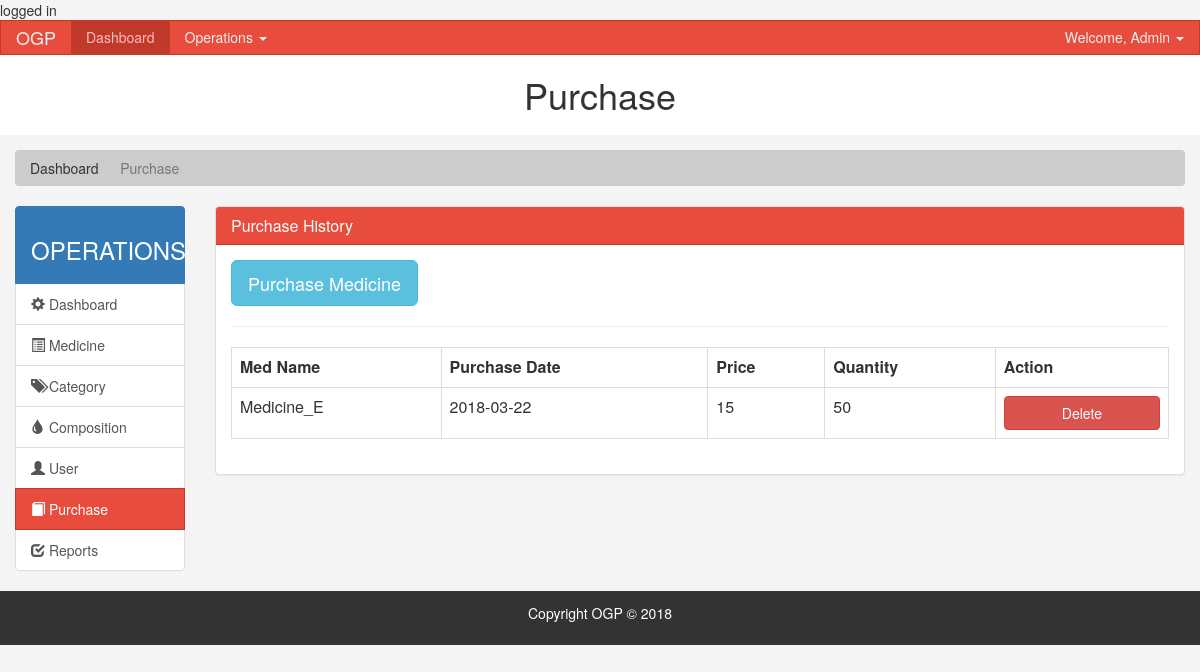
Screenshot of /admin/purchase.php (signed in) with the database file from the repository.
### tables this page shows
CREATE TABLE `purchase` (
  `purch_id` int(11) NOT NULL,
  `med_id` int(11) NOT NULL,
  `purch_date` date NOT NULL,
  `pur_price` int(200) NOT NULL,
  `quantity` int(200) NOT NULL
);

CREATE TABLE `medicine` (
  `med_id` int(11) NOT NULL,
  `med_name` varchar(255) NOT NULL,
  `man_date` date NOT NULL,
  `exp_date` date NOT NULL,
  `cat_id` int(11) NOT NULL,
  `brand` varchar(255) NOT NULL,
  `price` int(200) NOT NULL,
  `med_desc` varchar(255) NOT NULL,
  `type` varchar(255) NOT NULL,
  `quantity` int(11) DEFAULT '0',
  `pic` varchar(35) DEFAULT NULL
);

### admin/purchase.php (the view, shortened to what this page needs)
<?php
include "../database/DB.php";
$query ="select medicine.med_id, medicine.med_name as mname, purchase.purch_id as pid, purchase.purch_date as pdate, purchase.pur_price pprice, purchase.quantity as pqty from medicine, purchase Where medicine.med_id = purchase.med_id";
$result = $link->query($query);
?>
<!DOCTYPE html>
<html lang="en">
  <head>
    <link rel="stylesheet" href="css/bootstrap.min.css">
    <link href="style.css" rel="stylesheet">
  </head>
  <body>
    <?php include 'nav.php'; ?>
    <header id="header">
      <div class="container-fluid">
        <div class="row">
            <h1 class="text-center display-4">Purchase</h1>
        </div>
      </div>
    </header>
    <section id="breadcrumb">
      <div class="container-fluid">
        <ol class="breadcrumb">
          <li >Dashboard</li>
          <li class="active">Purchase</li>
        </ol>
      </div>
    </section>
    <section id="main">
      <div class="container-fluid">
        <div class="row">
          <div class="col-md-2">
            <div class="list-group">
              <li class="list-group-item active">
                 <h3 class="text-center">OPERATIONS</h3>
              </li>
              <a href="index.php" class="list-group-item">
                <span class="glyphicon glyphicon-cog" aria-hidden="true"></span> Dashboard
              </a>
              <a href="med_home.php" class="list-group-item"><span class="glyphicon glyphicon-list-alt" aria-hidden="true"></span> Medicine </a>
              <a href="cat_home.php" class="list-group-item"><span class="glyphicon glyphicon-tags" aria-hidden="true"></span> Category </a>
              <a href="comp_home.php" class="list-group-item"><span class="glyphicon glyphicon-tint" aria-hidden="true"></span> Composition </a>
              <a href="user_home.php" class="list-group-item"><span class="glyphicon glyphicon-user" aria-hidden="true"></span> User </a>
              <a href="purchase.php" class="list-group-item  active main-color-bg"><span class="glyphicon glyphicon-book" aria-hidden="true"></span> Purchase </a>
              <a href="report.php" class="list-group-item"><span class="glyphicon glyphicon-check" aria-hidden="true"></span> Reports </a>
            </div>
          </div>
          <div class="col-md-10">
            <div class="panel panel-default">
              <div class="panel-heading main-color-bg">
                <h3 class="panel-title">Purchase History</h3>
              </div>
              <div class="panel-body">
                  <a href="purch_add.php" class="btn btn-lg btn-info">Purchase Medicine</a>
              <hr>
               <table border="1" class="table table-bordered table-fluid">
            <tr>
            <th>Med Name</th>
            <th>Purchase Date</th>
            <th>Price</th>
            <th>Quantity</th>
            <th>Action</th>
          </tr>
          <?php while($row = mysqli_fetch_assoc($result))
          { ?>
          <tr>
            <td><?php echo $row['mname']; ?></td>
            <td><?php echo $row['pdate']; ?></td>
            <td><?php echo $row['pprice']; ?></td>
            <td><?php echo $row['pqty']; ?></td>
            <td><a href="purch_delete.php?id=<?php echo $row['pid']; ?>" class="btn btn-danger btn-block">Delete</a></td>
          </tr>
        <?php   }
         ?>
          </table>
              </div>
              </div>
                </div>
              </div>
          </div>
    </section>
    <footer id="footer">
      <p>Copyright OGP &copy; 2018</p>
    </footer>
  </body>
</html>

### admin/style.css (style rules this page uses)
body { background:#f4f4f4; }
.main-color-bg { background-color: #e74c3c !important; border-color: #c0392b !important; color:#ffffff !important; }
#header { background:#ffffff; padding-bottom: 10px; margin-bottom: 15px; }
.breadcrumb { background:#cccccc; color:#333333; }
#footer { background:#333333; color:#ffffff; text-align:center; padding:1%; width: 100%; }

### rows the page displays
purchase: med.med_name "Medicine_E", purch_date "2018-03-22", pur_price "15", quantity "50"
